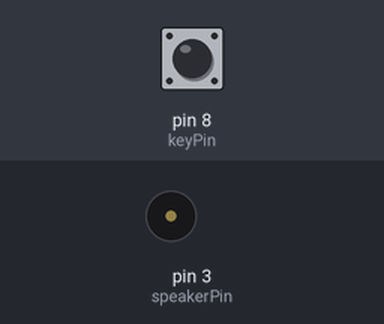
Bench run of a sketch on a simulated Arduino Uno, built with avr-gcc and run on an emulated ATmega328P. On the bench: buzzer (waves = sounding). Inputs (shaded band) come from the test bench; at power-on: pin 8 (keyPin) LOW.

Above: at 1.2 s.
1.3 s: pin 8 (keyPin) pulled HIGH for 0.15 s
At 1.37 s:
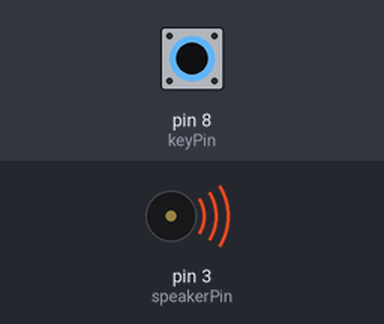
2.9 s: pin 8 (keyPin) pulled HIGH for 3.2 s
At 6.9 s:
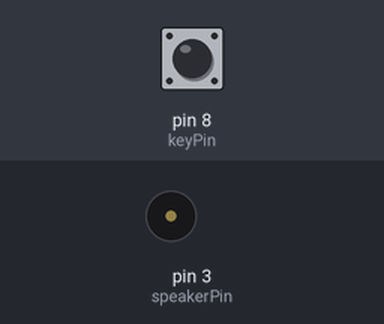
Timing chart, 0 to 8.4 s (numbered marks = the images above; inputs shaded):
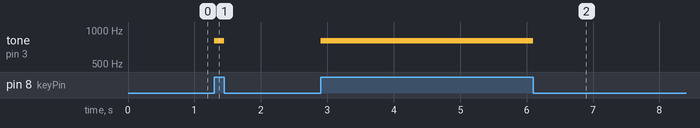

The sketch:

morse_practice.ino
```cpp
int keyPin = 8;
int speakerPin = 3;

int toneFrequencyHz = 800;

int previousKeyState = LOW;

void setup() {

  pinMode(keyPin, INPUT);
  pinMode(speakerPin, OUTPUT);

}

void loop() {

  int keyState = digitalRead(keyPin);

  if (keyState == HIGH) {
    if (previousKeyState == LOW){
      tone(speakerPin, toneFrequencyHz);
    }
  } else {
    if (previousKeyState == HIGH) {
      noTone(speakerPin);
    }
  }

  previousKeyState = keyState;
}
```

Measured:
- after the input at 1.3 s, tone on pin 3 (speakerPin): silent → 800 Hz at once, → silent 0.15 s later
- after the input at 2.9 s, tone on pin 3 (speakerPin): silent → 800 Hz at once, → silent 3.2 s later
